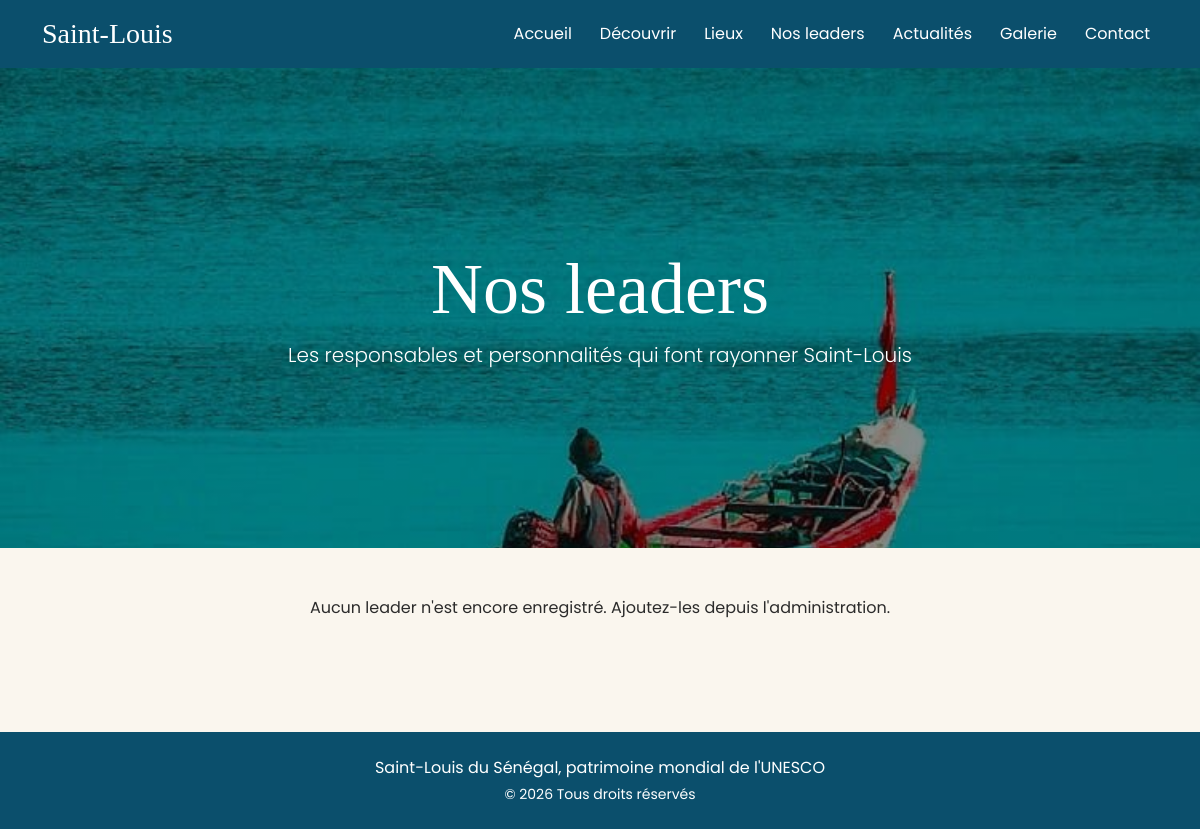
Before: /leaders/ with the older database file.
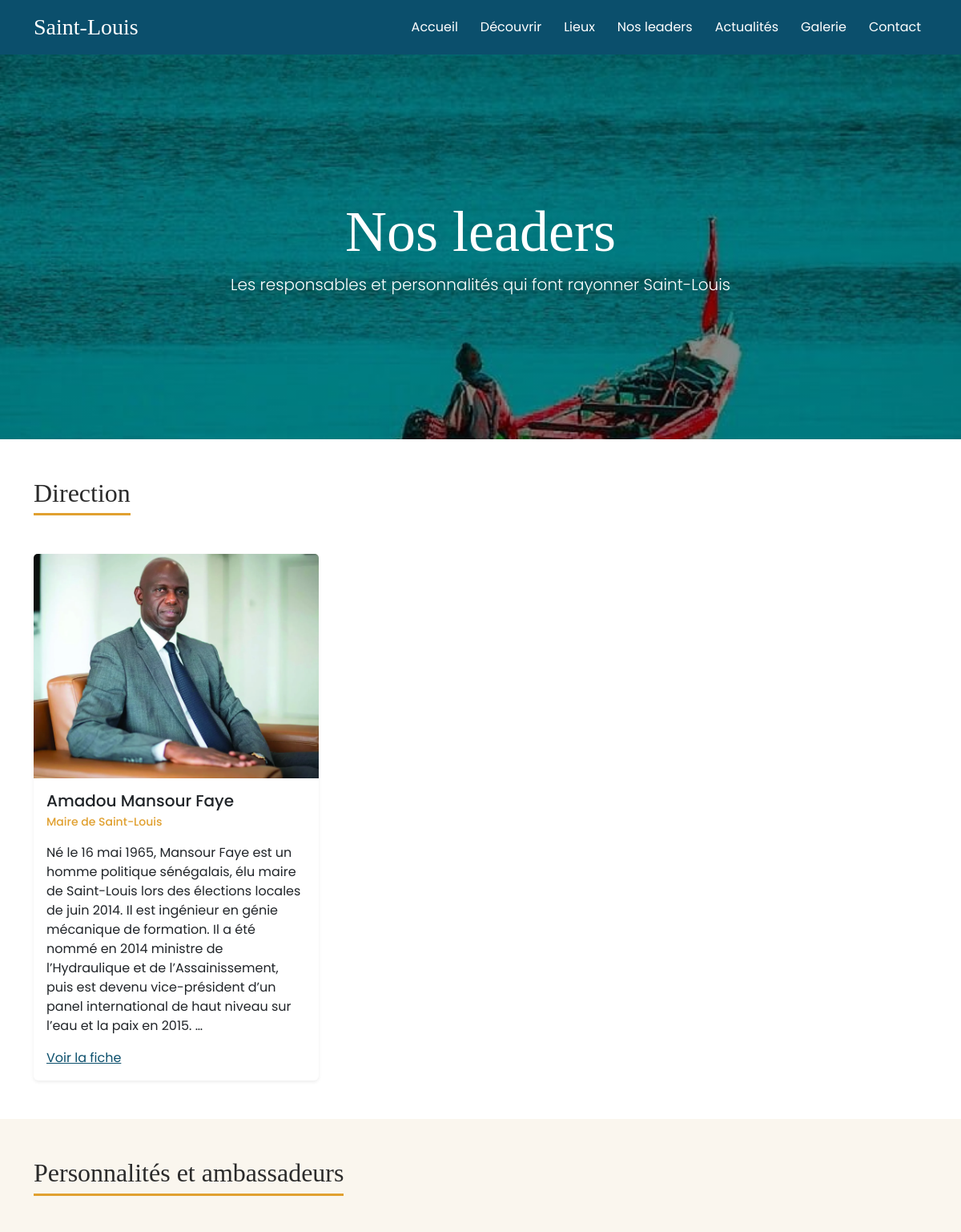
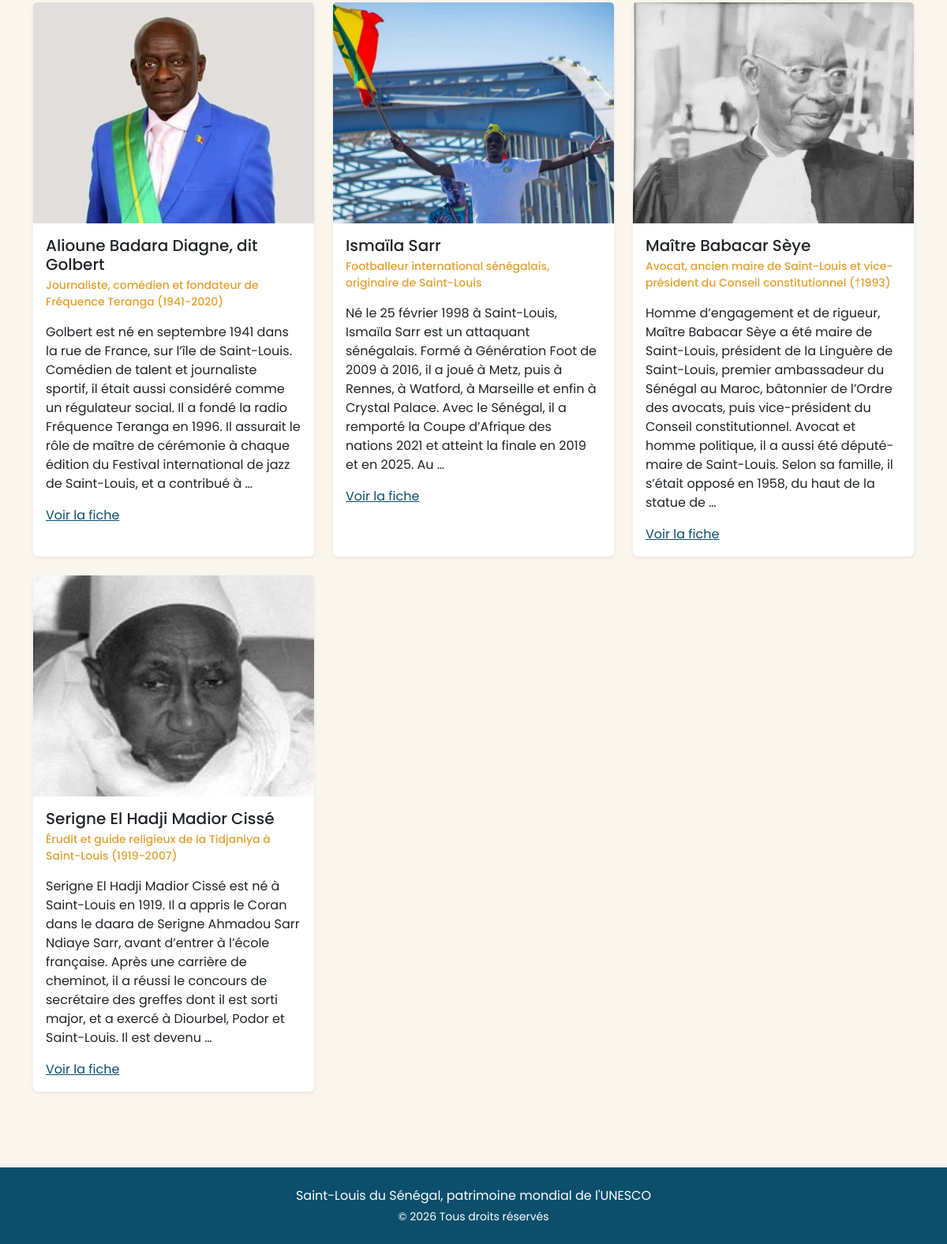
After: the same page with the newer database file (2 pictures, top to bottom).
### leaders/models.py (models this page shows, shortened)
class Leader(models.Model):
    GROUPES = [
        ("direction", "Direction"),
        ("conseillers", "Conseillers"),
        ("partenaires", "Partenaires"),
        ("personnalites", "Personnalités et ambassadeurs"),
    ]
    nom = models.CharField(max_length=150)
    fonction = models.CharField(max_length=150)
    groupe = models.CharField(max_length=20, choices=GROUPES, default="direction")
    photo = models.ImageField(upload_to="leaders/")
    biographie = models.TextField()
    citation = models.CharField(max_length=300, blank=True)
    email = models.EmailField(blank=True)
    facebook = models.URLField(blank=True)
    linkedin = models.URLField(blank=True)
    principal = models.BooleanField(default=False, verbose_name="Mettre en avant en haut de page")
    ordre = models.PositiveIntegerField(default=0, help_text="Plus le nombre est petit, plus il apparaît en premier")
    class Meta:
        ordering = ["ordre", "nom"]
        verbose_name_plural = "leaders"

### leaders/views.py (the view)
# urls.py: path("leaders/", liste_leaders, name="leaders"),
def liste_leaders(request):
    principaux = Leader.objects.filter(principal=True)
    autres = Leader.objects.filter(principal=False)
    groupes = []
    for code, nom in Leader.GROUPES:
        membres = autres.filter(groupe=code)
        if membres.exists():
            groupes.append({"nom": nom, "membres": membres})
    return render(request, "leaders/liste.html", {
        "principaux": principaux,
        "groupes": groupes,
    })

### leaders/templates/leaders/liste.html (shortened to what this page needs)
{% extends "pages/base.html" %}
{% load static %}
{% block content %}
<header class="page-titre d-flex align-items-center text-white text-center">
  <div class="container" data-aos="fade-up">
    <h1>Nos leaders</h1>
    <p class="lead mb-0">Les responsables et personnalités qui font rayonner Saint-Louis</p>
  </div>
</header>
{% for groupe in groupes %}
<section class="py-5 {% cycle 'bg-white' '' %}">
  <div class="container">
    <h2 class="titre-groupe mb-5" data-aos="fade-up">{{ groupe.nom }}</h2>
    <div class="row g-4">
      {% for leader in groupe.membres %}
      <div class="col-md-6 col-lg-4" data-aos="fade-up">
        <div class="card h-100 border-0 shadow-sm">
          <img src="{{ leader.photo.url }}" alt="{{ leader.nom }}" class="photo-carte card-img-top">
          <div class="card-body">
            <h5 class="card-title mb-1">{{ leader.nom }}</h5>
            <p class="small mb-3" style="color: var(--ocre); font-weight: 500;">{{ leader.fonction }}</p>
            <p class="card-text">{{ leader.biographie|truncatewords:60 }}</p>
            <a href="{% url 'leader_detail' leader.pk %}" class="stretched-link" style="color: var(--bleu);">Voir la fiche</a>
          </div>
        </div>
      </div>
      {% endfor %}
    </div>
  </div>
</section>
{% endfor %}
{% if not principaux and not groupes %}
<section class="py-5">
  <div class="container text-center">
    <p>Aucun leader n'est encore enregistré. Ajoutez-les depuis l'administration.</p>
  </div>
</section>
{% endif %}
{% endblock %}

Changed rows visible on the page:
added Leader: photo (picture), nom "Amadou Mansour Faye", fonction "Maire de Saint-Louis", biographie "Né le 16 mai 1965, Mansour Faye est un homme politique sénégalais, élu maire de Saint-Louis lors des élections locales de juin 2014. Il est ingénieur en génie mécanique de formation. Il a été nommé en 2014 ministre de l’Hydraulique et de l’Assainissement, puis est devenu vice-président d’un panel international de haut niveau sur l’eau et la paix en 2015. …", shown under "Direction"
added Leader: photo (picture), nom "Alioune Badara Diagne, dit Golbert", fonction "Journaliste, comédien et fondateur de Fréquence Teranga (1941-2020)", biographie "Golbert est né en septembre 1941 dans la rue de France, sur l’île de Saint-Louis. Comédien de talent et journaliste sportif, il était aussi considéré comme un régulateur social. Il a fondé la radio Fréquence Teranga en 1996. Il assurait le rôle de maître de cérémonie à chaque édition du Festival international de jazz de Saint-Louis, et a contribué à …", shown under "Personnalités et ambassadeurs"
added Leader: photo (picture), nom "Ismaïla Sarr", fonction "Footballeur international sénégalais, originaire de Saint-Louis", biographie "Né le 25 février 1998 à Saint-Louis, Ismaïla Sarr est un attaquant sénégalais. Formé à Génération Foot de 2009 à 2016, il a joué à Metz, puis à Rennes, à Watford, à Marseille et enfin à Crystal Palace. Avec le Sénégal, il a remporté la Coupe d’Afrique des nations 2021 et atteint la finale en 2019 et en 2025. Au …", shown under "Personnalités et ambassadeurs"
added Leader: photo (picture), nom "Maître Babacar Sèye", fonction "Avocat, ancien maire de Saint-Louis et vice-président du Conseil constitutionnel (†1993)", biographie "Homme d’engagement et de rigueur, Maître Babacar Sèye a été maire de Saint-Louis, président de la Linguère de Saint-Louis, premier ambassadeur du Sénégal au Maroc, bâtonnier de l’Ordre des avocats, puis vice-président du Conseil constitutionnel. Avocat et homme politique, il a aussi été député-maire de Saint-Louis. Selon sa famille, il s’était opposé en 1958, du haut de la statue de …", shown under "Personnalités et ambassadeurs"
added Leader: photo (picture), nom "Serigne El Hadji Madior Cissé", fonction "Érudit et guide religieux de la Tidjaniya à Saint-Louis (1919-2007)", biographie "Serigne El Hadji Madior Cissé est né à Saint-Louis en 1919. Il a appris le Coran dans le daara de Serigne Ahmadou Sarr Ndiaye Sarr, avant d’entrer à l’école française. Après une carrière de cheminot, il a réussi le concours de secrétaire des greffes dont il est sorti major, et a exercé à Diourbel, Podor et Saint-Louis. Il est devenu …", shown under "Personnalités et ambassadeurs"
Other visible differences:
new list line: "Direction"
new list line: "Personnalités et ambassadeurs"
text no longer shown: "Aucun leader n'est encore enregistré. Ajoutez-les depuis l'administration."
